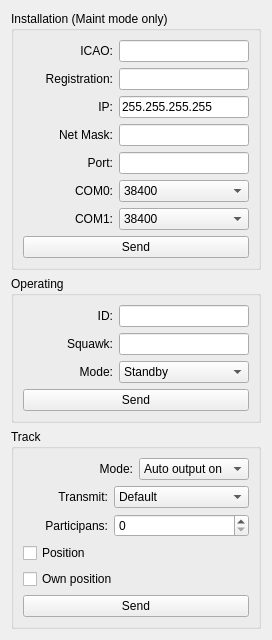
             <widget class="QWidget" name="tab">
              <attribute name="title">
               <string>Setup</string>
              </attribute>
              <layout class="QVBoxLayout" name="verticalLayout_12">
               <item>
                <widget class="QGroupBox" name="groupBoxSettingsInstall">
                 <property name="minimumSize">
                  <size>
                   <width>250</width>
                   <height>0</height>
                  </size>
                 </property>
                 <property name="title">
                  <string>Installation (Maint mode only)</string>
                 </property>
                 <layout class="QVBoxLayout" name="verticalLayout_9">
                  <item>
                   <layout class="QHBoxLayout" name="horizontalLayout_19">
                    <item>
                     <widget class="QLabel" name="label_35">
                      <property name="text">
                       <string>ICAO:</string>
                      </property>
                      <property name="alignment">
                       <set>Qt::AlignRight|Qt::AlignTrailing|Qt::AlignVCenter</set>
                      </property>
                     </widget>
                    </item>
                    <item>
                     <widget class="QLineEdit" name="lineEditSettingSetupInstlICAO">
                      <property name="maximumSize">
                       <size>
                        <width>130</width>
                        <height>16777215</height>
                       </size>
                      </property>
                      <property name="maxLength">
                       <number>6</number>
                      </property>
                     </widget>
                    </item>
                   </layout>
                  </item>
                  <item>
                   <layout class="QHBoxLayout" name="horizontalLayout_30">
                    <item>
                     <widget class="QLabel" name="label_52">
                      <property name="text">
                       <string>Registration:</string>
                      </property>
                      <property name="alignment">
                       <set>Qt::AlignRight|Qt::AlignTrailing|Qt::AlignVCenter</set>
                      </property>
                     </widget>
                    </item>
                    <item>
                     <widget class="QLineEdit" name="lineEditSettingSetupInstlReg">
                      <property name="maximumSize">
                       <size>
                        <width>130</width>
                        <height>16777215</height>
                       </size>
                      </property>
                      <property name="maxLength">
                       <number>7</number>
                      </property>
                     </widget>
                    </item>
                   </layout>
                  </item>
                  <item>
                   <layout class="QHBoxLayout" name="horizontalLayout_20">
                    <item>
                     <widget class="QLabel" name="label_38">
                      <property name="text">
                       <string>IP:</string>
                      </property>
                      <property name="alignment">
                       <set>Qt::AlignRight|Qt::AlignTrailing|Qt::AlignVCenter</set>
                      </property>
                     </widget>
                    </item>
                    <item>
                     <widget class="QLineEdit" name="lineEditSettingSetupInstlIP">
                      <property name="maximumSize">
                       <size>
                        <width>130</width>
                        <height>16777215</height>
                       </size>
                      </property>
                      <property name="text">
                       <string>255.255.255.255</string>
                      </property>
                      <property name="maxLength">
                       <number>15</number>
                      </property>
                     </widget>
                    </item>
                   </layout>
                  </item>
                  <item>
                   <layout class="QHBoxLayout" name="horizontalLayout_21">
                    <item>
                     <widget class="QLabel" name="label_39">
                      <property name="text">
                       <string>Net Mask:</string>
                      </property>
                      <property name="alignment">
                       <set>Qt::AlignRight|Qt::AlignTrailing|Qt::AlignVCenter</set>
                      </property>
                     </widget>
                    </item>
                    <item>
                     <widget class="QLineEdit" name="lineEditSettingSetupInstlNet">
                      <property name="maximumSize">
                       <size>
                        <width>130</width>
                        <height>16777215</height>
                       </size>
                      </property>
                      <property name="maxLength">
                       <number>15</number>
                      </property>
                     </widget>
                    </item>
                   </layout>
                  </item>
                  <item>
                   <layout class="QHBoxLayout" name="horizontalLayout_22">
                    <item>
                     <widget class="QLabel" name="label_40">
                      <property name="text">
                       <string>Port:</string>
                      </property>
                      <property name="alignment">
                       <set>Qt::AlignRight|Qt::AlignTrailing|Qt::AlignVCenter</set>
                      </property>
                     </widget>
                    </item>
                    <item>
                     <widget class="QLineEdit" name="lineEditSettingSetupInstlPort">
                      <property name="maximumSize">
                       <size>
                        <width>130</width>
                        <height>16777215</height>
                       </size>
                      </property>
                      <property name="maxLength">
                       <number>5</number>
                      </property>
                     </widget>
                    </item>
                   </layout>
                  </item>
                  <item>
                   <layout class="QHBoxLayout" name="horizontalLayout_23">
                    <item>
                     <widget class="QLabel" name="label_36">
                      <property name="text">
                       <string>COM0:</string>
                      </property>
                      <property name="alignment">
                       <set>Qt::AlignRight|Qt::AlignTrailing|Qt::AlignVCenter</set>
                      </property>
                     </widget>
                    </item>
                    <item>
                     <widget class="QComboBox" name="comboBoxSettingSetupCom0">
                      <property name="minimumSize">
                       <size>
                        <width>130</width>
                        <height>0</height>
                       </size>
                      </property>
                      <property name="maximumSize">
                       <size>
                        <width>1300</width>
                        <height>16777215</height>
                       </size>
                      </property>
                      <property name="currentIndex">
                       <number>0</number>
                      </property>
                      <item>
                       <property name="text">
                        <string>38400</string>
                       </property>
                      </item>
                      <item>
                       <property name="text">
                        <string>600</string>
                       </property>
                      </item>
                      <item>
                       <property name="text">
                        <string>4800</string>
                       </property>
                      </item>
                      <item>
                       <property name="text">
                        <string>9600</string>
                       </property>
                      </item>
                      <item>
                       <property name="text">
                        <string>28800</string>
                       </property>
                      </item>
                      <item>
                       <property name="text">
                        <string>57600</string>
                       </property>
                      </item>
                      <item>
                       <property name="text">
                        <string>115200</string>
                       </property>
                      </item>
                      <item>
                       <property name="text">
                        <string>230400</string>
                       </property>
                      </item>
                     </widget>
                    </item>
                   </layout>
                  </item>
                  <item>
                   <layout class="QHBoxLayout" name="horizontalLayout_24">
                    <item>
                     <widget class="QLabel" name="label_37">
                      <property name="text">
                       <string>COM1:</string>
                      </property>
                      <property name="alignment">
                       <set>Qt::AlignRight|Qt::AlignTrailing|Qt::AlignVCenter</set>
                      </property>
                     </widget>
                    </item>
                    <item>
                     <widget class="QComboBox" name="comboBoxSettingSetupCom1">
                      <property name="minimumSize">
                       <size>
                        <width>130</width>
                        <height>0</height>
                       </size>
                      </property>
                      <property name="currentIndex">
                       <number>0</number>
                      </property>
                      <item>
                       <property name="text">
                        <string>38400</string>
                       </property>
                      </item>
                      <item>
                       <property name="text">
                        <string>600</string>
                       </property>
                      </item>
                      <item>
                       <property name="text">
                        <string>4800</string>
                       </property>
                      </item>
                      <item>
                       <property name="text">
                        <string>9600</string>
                       </property>
                      </item>
                      <item>
                       <property name="text">
                        <string>28800</string>
                       </property>
                      </item>
                      <item>
                       <property name="text">
                        <string>57600</string>
                       </property>
                      </item>
                      <item>
                       <property name="text">
                        <string>115200</string>
                       </property>
                      </item>
                      <item>
                       <property name="text">
                        <string>230400</string>
                       </property>
                      </item>
                     </widget>
                    </item>
                   </layout>
                  </item>
                  <item>
                   <widget class="QPushButton" name="pushButtonSettingsInstallation">
                    <property name="enabled">
                     <bool>true</bool>
                    </property>
                    <property name="styleSheet">
                     <string notr="true"/>
                    </property>
                    <property name="text">
                     <string>Send</string>
                    </property>
                   </widget>
                  </item>
                 </layout>
                </widget>
               </item>
               <item>
                <widget class="QGroupBox" name="groupBox_6">
                 <property name="title">
                  <string>Operating</string>
                 </property>
                 <layout class="QVBoxLayout" name="verticalLayout_10">
                  <item>
                   <layout class="QHBoxLayout" name="horizontalLayout_14">
                    <item>
                     <widget class="QLabel" name="label_41">
                      <property name="text">
                       <string>ID:</string>
                      </property>
                      <property name="alignment">
                       <set>Qt::AlignRight|Qt::AlignTrailing|Qt::AlignVCenter</set>
                      </property>
                     </widget>
                    </item>
                    <item>
                     <widget class="QLineEdit" name="lineEditFlightIDICAO">
                      <property name="maximumSize">
                       <size>
                        <width>130</width>
                        <height>16777215</height>
                       </size>
                      </property>
                      <property name="maxLength">
                       <number>8</number>
                      </property>
                     </widget>
                    </item>
                   </layout>
                  </item>
                  <item>
                   <layout class="QHBoxLayout" name="horizontalLayout_25">
                    <item>
                     <widget class="QLabel" name="label_47">
                      <property name="text">
                       <string>Squawk:</string>
                      </property>
                      <property name="alignment">
                       <set>Qt::AlignRight|Qt::AlignTrailing|Qt::AlignVCenter</set>
                      </property>
                     </widget>
                    </item>
                    <item>
                     <widget class="QLineEdit" name="lineEditOpSquawk">
                      <property name="maximumSize">
                       <size>
                        <width>130</width>
                        <height>16777215</height>
                       </size>
                      </property>
                      <property name="maxLength">
                       <number>4</number>
                      </property>
                     </widget>
                    </item>
                   </layout>
                  </item>
                  <item>
                   <layout class="QHBoxLayout" name="horizontalLayout_26">
                    <item>
                     <widget class="QLabel" name="label_45">
                      <property name="text">
                       <string>Mode:</string>
                      </property>
                      <property name="alignment">
                       <set>Qt::AlignRight|Qt::AlignTrailing|Qt::AlignVCenter</set>
                      </property>
                     </widget>
                    </item>
                    <item>
                     <widget class="QComboBox" name="comboBoxOpMode">
                      <property name="minimumSize">
                       <size>
                        <width>130</width>
                        <height>0</height>
                       </size>
                      </property>
                      <property name="maximumSize">
                       <size>
                        <width>135</width>
                        <height>16777215</height>
                       </size>
                      </property>
                      <property name="currentIndex">
                       <number>0</number>
                      </property>
                      <item>
                       <property name="text">
                        <string>Standby</string>
                       </property>
                      </item>
                      <item>
                       <property name="text">
                        <string>On</string>
                       </property>
                      </item>
                      <item>
                       <property name="text">
                        <string>Alt</string>
                       </property>
                      </item>
                     </widget>
                    </item>
                   </layout>
                  </item>
                  <item>
                   <widget class="QPushButton" name="pushButtonApplyOperating">
                    <property name="enabled">
                     <bool>true</bool>
                    </property>
                    <property name="styleSheet">
                     <string notr="true"/>
                    </property>
                    <property name="text">
                     <string>Send</string>
                    </property>
                   </widget>
                  </item>
                 </layout>
                </widget>
               </item>
               <item>
                <widget class="QGroupBox" name="groupBox_7">
                 <property name="title">
                  <string>Track</string>
                 </property>
                 <layout class="QVBoxLayout" name="verticalLayout_11">
                  <item>
                   <layout class="QHBoxLayout" name="horizontalLayout_27">
                    <item>
                     <widget class="QLabel" name="label_46">
                      <property name="text">
                       <string>Mode:</string>
                      </property>
                      <property name="alignment">
                       <set>Qt::AlignRight|Qt::AlignTrailing|Qt::AlignVCenter</set>
                      </property>
                     </widget>
                    </item>
                    <item>
                     <widget class="QComboBox" name="comboBoxTrgReqMode">
                      <property name="currentIndex">
                       <number>0</number>
                      </property>
                      <item>
                       <property name="text">
                        <string>Auto output on</string>
                       </property>
                      </item>
                      <item>
                       <property name="text">
                        <string>Summary</string>
                       </property>
                      </item>
                      <item>
                       <property name="text">
                        <string>Target ID</string>
                       </property>
                      </item>
                      <item>
                       <property name="text">
                        <string>Turn off all</string>
                       </property>
                      </item>
                     </widget>
                    </item>
                   </layout>
                  </item>
                  <item>
                   <layout class="QHBoxLayout" name="horizontalLayout_28">
                    <item>
                     <widget class="QLabel" name="label_48">
                      <property name="text">
                       <string>Transmit:</string>
                      </property>
                      <property name="alignment">
                       <set>Qt::AlignRight|Qt::AlignTrailing|Qt::AlignVCenter</set>
                      </property>
                     </widget>
                    </item>
                    <item>
                     <widget class="QComboBox" name="comboBoxTrgReqTxPort">
                      <property name="minimumSize">
                       <size>
                        <width>135</width>
                        <height>0</height>
                       </size>
                      </property>
                      <property name="currentIndex">
                       <number>0</number>
                      </property>
                      <item>
                       <property name="text">
                        <string>Default</string>
                       </property>
                      </item>
                      <item>
                       <property name="text">
                        <string>Com0</string>
                       </property>
                      </item>
                      <item>
                       <property name="text">
                        <string>Com1</string>
                       </property>
                      </item>
                      <item>
                       <property name="text">
                        <string>ETH</string>
                       </property>
                      </item>
                     </widget>
                    </item>
                   </layout>
                  </item>
                  <item>
                   <layout class="QHBoxLayout" name="horizontalLayout_29">
                    <item>
                     <widget class="QLabel" name="label_49">
                      <property name="text">
                       <string>Participans:</string>
                      </property>
                      <property name="alignment">
                       <set>Qt::AlignRight|Qt::AlignTrailing|Qt::AlignVCenter</set>
                      </property>
                     </widget>
                    </item>
                    <item>
                     <widget class="QSpinBox" name="spinBoxTrgReqParticipans">
                      <property name="minimumSize">
                       <size>
                        <width>135</width>
                        <height>0</height>
                       </size>
                      </property>
                     </widget>
                    </item>
                   </layout>
                  </item>
                  <item>
                   <widget class="QCheckBox" name="checkBoxTrgReqPosSend">
                    <property name="text">
                     <string>Position</string>
                    </property>
                   </widget>
                  </item>
                  <item>
                   <widget class="QCheckBox" name="checkBoxTrgReqOwnPosSend">
                    <property name="text">
                     <string>Own position</string>
                    </property>
                   </widget>
                  </item>
                  <item>
                   <widget class="QPushButton" name="pushButtonApplyTrgReqSend">
                    <property name="enabled">
                     <bool>true</bool>
                    </property>
                    <property name="styleSheet">
                     <string notr="true"/>
                    </property>
                    <property name="text">
                     <string>Send</string>
                    </property>
                   </widget>
                  </item>
                 </layout>
                </widget>
               </item>
              </layout>
             </widget>
